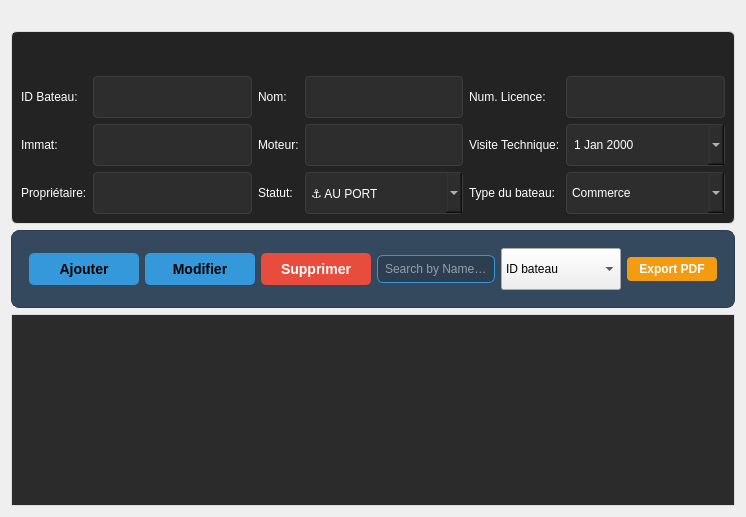
               <widget class="QWidget" name="tabGestion_8">
                <property name="styleSheet">
                 <string notr="true">QWidget#tabGestion_8 { background-color: #ffffff; }
QTableView { background-color: #2b2b2b; color: white; gridline-color: #555; border: 1px solid #dcdde1; }
QHeaderView::section { background-color: #34495e; color: white; padding: 5px; border: none; font-weight: bold; }</string>
                </property>
                <attribute name="title">
                 <string>Information Bateaux</string>
                </attribute>
                <layout class="QVBoxLayout" name="verticalLayout_Gestion_2">
                 <item>
                  <widget class="QGroupBox" name="groupForm_15">
                   <property name="styleSheet">
                    <string notr="true">QGroupBox { font-weight: bold; border: 1px solid #dcdde1; border-radius: 6px; background: #232323; padding-top: 35px; margin-top: 20px; color: #ffffff; } QGroupBox::title { subcontrol-origin: margin; left: 16px; padding: 0 8px; color: #ffffff; }
QLabel { color: #ffffff; }
QLineEdit, QComboBox, QDateEdit { background-color: #2d2d2d; color: white; border: 1px solid #3d3d3d; padding: 5px; border-radius: 4px; }</string>
                   </property>
                   <property name="title">
                    <string/>
                   </property>
                   <layout class="QGridLayout" name="gridLayout_Form_2">
                    <item row="0" column="0">
                     <widget class="QLabel" name="label_id_16">
                      <property name="text">
                       <string>ID Bateau:</string>
                      </property>
                     </widget>
                    </item>
                    <item row="0" column="1">
                     <widget class="QLineEdit" name="lineID_15">
                      <property name="minimumSize">
                       <size>
                        <width>0</width>
                        <height>42</height>
                       </size>
                      </property>
                     </widget>
                    </item>
                    <item row="0" column="2">
                     <widget class="QLabel" name="label_nom_15">
                      <property name="text">
                       <string>Nom:</string>
                      </property>
                     </widget>
                    </item>
                    <item row="0" column="3">
                     <widget class="QLineEdit" name="lineLicence_15">
                      <property name="minimumSize">
                       <size>
                        <width>0</width>
                        <height>42</height>
                       </size>
                      </property>
                     </widget>
                    </item>
                    <item row="1" column="0">
                     <widget class="QLabel" name="label_exp_51">
                      <property name="text">
                       <string>Immat:</string>
                      </property>
                     </widget>
                    </item>
                    <item row="1" column="1">
                     <widget class="QLineEdit" name="linePrenom_36">
                      <property name="minimumSize">
                       <size>
                        <width>0</width>
                        <height>42</height>
                       </size>
                      </property>
                     </widget>
                    </item>
                    <item row="1" column="2">
                     <widget class="QLabel" name="label_exp_52">
                      <property name="text">
                       <string>Moteur:</string>
                      </property>
                     </widget>
                    </item>
                    <item row="1" column="3">
                     <widget class="QLineEdit" name="linePrenom_37">
                      <property name="minimumSize">
                       <size>
                        <width>0</width>
                        <height>42</height>
                       </size>
                      </property>
                     </widget>
                    </item>
                    <item row="2" column="0">
                     <widget class="QLabel" name="label_exp_53">
                      <property name="text">
                       <string>Propriétaire:</string>
                      </property>
                     </widget>
                    </item>
                    <item row="2" column="1">
                     <widget class="QLineEdit" name="linePrenom_38">
                      <property name="minimumSize">
                       <size>
                        <width>0</width>
                        <height>42</height>
                       </size>
                      </property>
                     </widget>
                    </item>
                    <item row="2" column="2">
                     <widget class="QLabel" name="label_status_field_2">
                      <property name="text">
                       <string>Statut:</string>
                      </property>
                     </widget>
                    </item>
                    <item row="2" column="3">
                     <widget class="QComboBox" name="comboStatus_2">
                      <property name="minimumSize">
                       <size>
                        <width>0</width>
                        <height>42</height>
                       </size>
                      </property>
                      <item>
                       <property name="text">
                        <string>⚓ AU PORT</string>
                       </property>
                      </item>
                      <item>
                       <property name="text">
                        <string>🌊 EN MER</string>
                       </property>
                      </item>
                     </widget>
                    </item>
                    <item row="0" column="4">
                     <widget class="QLabel" name="label_license_8">
                      <property name="text">
                       <string>Num. Licence:</string>
                      </property>
                     </widget>
                    </item>
                    <item row="0" column="5">
                     <widget class="QLineEdit" name="lineLicenseNum_8">
                      <property name="minimumSize">
                       <size>
                        <width>0</width>
                        <height>42</height>
                       </size>
                      </property>
                     </widget>
                    </item>
                    <item row="1" column="4">
                     <widget class="QLabel" name="label_expiry_date_2">
                      <property name="text">
                       <string>Visite Technique:</string>
                      </property>
                     </widget>
                    </item>
                    <item row="1" column="5">
                     <widget class="QDateEdit" name="dateExpiry_2">
                      <property name="minimumSize">
                       <size>
                        <width>0</width>
                        <height>42</height>
                       </size>
                      </property>
                      <property name="calendarPopup">
                       <bool>true</bool>
                      </property>
                     </widget>
                    </item>
                    <item row="2" column="4">
                     <widget class="QLabel" name="label_exp_54">
                      <property name="text">
                       <string>Type du bateau:</string>
                      </property>
                     </widget>
                    </item>
                    <item row="2" column="5">
                     <widget class="QComboBox" name="comboRole_15">
                      <property name="minimumSize">
                       <size>
                        <width>0</width>
                        <height>42</height>
                       </size>
                      </property>
                      <item>
                       <property name="text">
                        <string>Commerce</string>
                       </property>
                      </item>
                      <item>
                       <property name="text">
                        <string>Pêche mois de 12 m </string>
                       </property>
                      </item>
                      <item>
                       <property name="text">
                        <string>Pêche plus de 12 m</string>
                       </property>
                      </item>
                      <item>
                       <property name="text">
                        <string>Voilier</string>
                       </property>
                      </item>
                     </widget>
                    </item>
                   </layout>
                  </widget>
                 </item>
                 <item>
                  <widget class="QFrame" name="frameToolbar_3">
                   <property name="minimumSize">
                    <size>
                     <width>0</width>
                     <height>50</height>
                    </size>
                   </property>
                   <property name="styleSheet">
                    <string notr="true">QFrame#frameToolbar_3 { background-color: #34495e; border-radius: 8px; padding: 8px; border: 1px solid #2c3e50; }
QPushButton { min-width: 80px; padding: 8px; border-radius: 6px; font-weight: bold; } QPushButton#btnAjouter_8 { background: #2ecc71; color: black; } QPushButton#btnModifier_15 { background: #3498db; color: black; } QPushButton#btnSupprimer_15 { background: #e74c3c; color: white; } QPushButton#btnExportPDF_15 { background: #f39c12; color: white; } QLineEdit { background: #2c3e50; color: #ffffff; border: 1px solid #3498db; border-radius: 6px; padding: 5px; }</string>
                   </property>
                   <layout class="QHBoxLayout" name="horizontalLayout_Toolbar_3">
                    <item>
                     <widget class="QPushButton" name="btnAjouter_8">
                      <property name="font">
                       <font>
                        <family>Segoe UI</family>
                        <pointsize>-1</pointsize>
                        <bold>true</bold>
                       </font>
                      </property>
                      <property name="styleSheet">
                       <string notr="true">QPushButton { border: 1px solid #bdc3c7;
	background-color: #3498db;
	color: black;
	font-family: &quot;Segoe UI&quot;;
	font-size: 14px;
	font-weight: bold;
	border-radius: 5px;
	padding: 8px 15px;
	border: none;
}
QPushButton:hover {
	background-color: #2980b9;
}
QPushButton:pressed {
	background-color: #21618c;
}</string>
                      </property>
                      <property name="text">
                       <string>Ajouter</string>
                      </property>
                     </widget>
                    </item>
                    <item>
                     <widget class="QPushButton" name="btnModifier_15">
                      <property name="font">
                       <font>
                        <family>Segoe UI</family>
                        <pointsize>-1</pointsize>
                        <bold>true</bold>
                       </font>
                      </property>
                      <property name="styleSheet">
                       <string notr="true">QPushButton { border: 1px solid #bdc3c7;
	background-color: #3498db;
	color: black;
	font-family: &quot;Segoe UI&quot;;
	font-size: 14px;
	font-weight: bold;
	border-radius: 5px;
	padding: 8px 15px;
	border: none;
}
QPushButton:hover {
	background-color: #2980b9;
}
QPushButton:pressed {
	background-color: #21618c;
}</string>
                      </property>
                      <property name="text">
                       <string>Modifier</string>
                      </property>
                     </widget>
                    </item>
                    <item>
                     <widget class="QPushButton" name="btnSupprimer_15">
                      <property name="font">
                       <font>
                        <family>Segoe UI</family>
                        <pointsize>-1</pointsize>
                        <bold>true</bold>
                       </font>
                      </property>
                      <property name="styleSheet">
                       <string notr="true">QPushButton { border: 1px solid #bdc3c7;
	background-color: #e74c3c;
	color: white;
	font-family: &quot;Segoe UI&quot;;
	font-size: 14px;
	font-weight: bold;
	border-radius: 5px;
	padding: 8px 15px;
	border: none;
}
QPushButton:hover {
	background-color: #c0392b;
}
QPushButton:pressed {
	background-color: #a93226;
}</string>
                      </property>
                      <property name="text">
                       <string>Supprimer</string>
                      </property>
                     </widget>
                    </item>
                    <item>
                     <widget class="QLineEdit" name="lineRecherche_15">
                      <property name="placeholderText">
                       <string>Search by Name, ID...</string>
                      </property>
                     </widget>
                    </item>
                    <item>
                     <widget class="QComboBox" name="comboTri_15">
                      <property name="minimumSize">
                       <size>
                        <width>120</width>
                        <height>42</height>
                       </size>
                      </property>
                      <item>
                       <property name="text">
                        <string>ID bateau</string>
                       </property>
                      </item>
                      <item>
                       <property name="text">
                        <string>Type</string>
                       </property>
                      </item>
                      <item>
                       <property name="text">
                        <string>Propriétaire</string>
                       </property>
                      </item>
                      <item>
                       <property name="text">
                        <string>Moteur</string>
                       </property>
                      </item>
                     </widget>
                    </item>
                    <item>
                     <widget class="QPushButton" name="btnExportPDF_15">
                      <property name="styleSheet">
                       <string notr="true">QPushButton { background-color: #f39c12; color: white; font-weight: bold; border-radius: 4px; padding: 5px; } QPushButton:hover { background-color: #e67e22; }</string>
                      </property>
                      <property name="text">
                       <string>Export PDF</string>
                      </property>
                     </widget>
                    </item>
                   </layout>
                  </widget>
                 </item>
                 <item>
                  <widget class="QTableView" name="tableBateaux_2">
                   <property name="alternatingRowColors">
                    <bool>true</bool>
                   </property>
                   <property name="selectionBehavior">
                    <enum>QAbstractItemView::SelectionBehavior::SelectRows</enum>
                   </property>
                  </widget>
                 </item>
                </layout>
               </widget>
